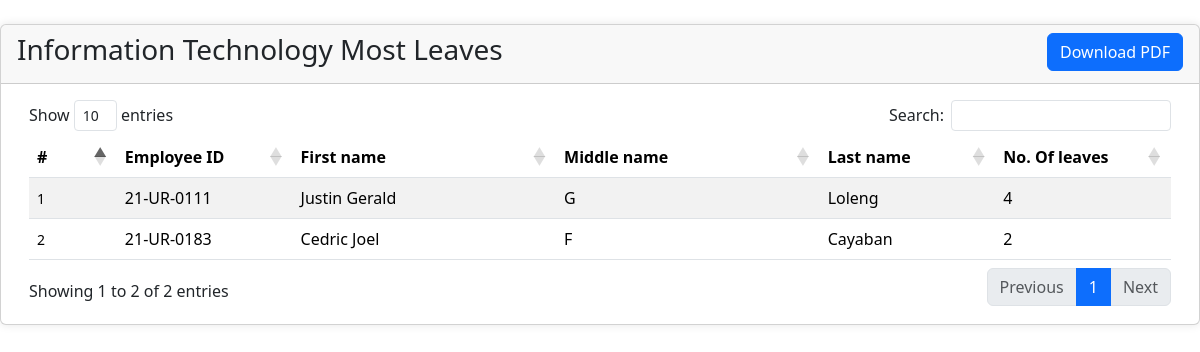
The page /superAdmin/most_leaves/infoTech.php on the database its author committed.
### tables this page shows
CREATE TABLE `employee_leave` (
  `leave_id` int(11) NOT NULL,
  `employee_id` varchar(20) NOT NULL,
  `leave_type` int(11) NOT NULL,
  `start_date` date NOT NULL,
  `end_date` date DEFAULT NULL,
  `status` varchar(50) NOT NULL,
  `reason` varchar(150) NOT NULL,
  `leave_form` text NOT NULL,
  `med_cert` text DEFAULT NULL,
  `days` float NOT NULL,
  `credit_cost` float NOT NULL,
  `reject_reason` varchar(255) NOT NULL
);

CREATE TABLE `employee` (
  `employee_id` varchar(20) NOT NULL,
  `username` varchar(50) NOT NULL,
  `password` varchar(50) NOT NULL,
  `acc_status` varchar(50) NOT NULL,
  `fname` varchar(25) NOT NULL,
  `mname` varchar(255) NOT NULL,
  `lname` varchar(20) NOT NULL,
  `sick_credits` float DEFAULT NULL,
  `vacation_credits` float DEFAULT NULL,
  `birthdate` date NOT NULL,
  `contact` bigint(11) NOT NULL,
  `date_hired` date DEFAULT NULL,
  `address` varchar(100) NOT NULL,
  `department` int(11) NOT NULL,
  `employee_type` int(11) NOT NULL,
  `working_status` int(11) DEFAULT NULL,
  `academic_rank` int(11) DEFAULT NULL,
  `designation` int(11) DEFAULT NULL
);

### superAdmin/most_leaves/infoTech.php (the view, shortened to what this page needs)
<?php
    require('../../config.php');
?>
<!DOCTYPE html>
<html lang="en">
<head>
    <link rel="stylesheet" href="../css/contents.css?ver=0001">
    <link href="https://cdn.jsdelivr.net/npm/bootstrap@5.3.3/dist/css/bootstrap.min.css" rel="stylesheet">
    <link rel="stylesheet" type="text/css" href="https://cdn.datatables.net/1.11.5/css/dataTables.bootstrap4.min.css">
</head>
<body>
<div class="card card-outline card-primary mt-4" id="load-content">
	<div class="card-header d-flex justify-content-between">
		<h3 class="card-title">Information Technology Most Leaves</h3>
        <div class="card-tools">
        <button class="btn btn-flat btn-primary" onclick="exportPDF()">Download PDF</button>
		</div>
	</div>
	<div class="card-body">
        <div class="container-fluid">
			<table id="tableData" class="table table-striped">
				<colgroup>
                    <col width="5%">
					<col width="10%">
					<col width="15%">
                    <col width="15%">
					<col width="10%">
					<col width="10%">
				</colgroup>
				<thead>
					<tr>
						<th>#</th>
						<th>Employee ID</th>
						<th>First name</th>
						<th>Middle name</th>
                        <th>Last name</th>
						<th>No. Of leaves</th>
					</tr>
				</thead>
				<tbody>
                        <?php
                            $counter = 0;
                            $reportSql = $con -> query("SELECT *, COUNT(employee_leave.leave_id) AS leave_count FROM
                            employee_leave
                            INNER JOIN employee ON employee_leave.employee_id=employee.employee_id
                            INNER JOIN leave_type ON employee_leave.leave_type = leave_type.type_id
                            WHERE employee.department = 6 AND employee_leave.status = 'Accepted'
                            GROUP BY employee.employee_id
                            ORDER BY leave_count DESC"
                            );
                            while($employee = $reportSql -> fetch_assoc()){
                            $counter++;
                        ?>
						<tr>
							<td>
                            <small><?=$counter?></small><br>
                            </td>
							<td><?=$employee['employee_id']?></td>
                            <td><?=$employee['fname']?></td>
                            <td><?=$employee['mname']?></td>
                            <td><?=$employee['lname']?></td>
							<td>
                                <?=$employee['leave_count']?>
							</td>
						</tr>
                        <?php
                            }
                        ?>
				</tbody>
			</table>
		</div>
	</div>
</div>
</body>
</html>

### css/contents.css (style rules this page uses)
.card { position: relative; display: flex; flex-direction: column; min-width: 0; word-wrap: break-word; background-color: #fff; background-clip: border-box; border: 1px solid rgba(0, 0, 0, 0.125); border-radius: 0.25rem; }
.card-body { flex: 1 1 auto; padding: 1rem 1rem; }
.card-title { margin-bottom: 0.5rem; }
.card-header { padding: 0.5rem 1rem; margin-bottom: 0; background-color: rgba(0, 0, 0, 0.03); border-bottom: 1px solid rgba(0, 0, 0, 0.125); }
.card-header:first-child { border-radius: calc(0.25rem - 1px) calc(0.25rem - 1px) 0 0; }
.card { border-radius: 15px; box-shadow: 0 0 10px rgba(0, 0, 0, 0.1); }
.card-header { border-bottom: none; }
.card-body { padding: 20px; }
.table { margin-bottom: 0; }
.card-header { display: flex; justify-content: space-between; }

### rows shown on the page
employee_leave: employee.employee_id "21-UR-0111", employee.fname "Justin Gerald", employee.mname "G", employee.lname "Loleng", leave_count "4"
employee_leave: employee.employee_id "21-UR-0183", employee.fname "Cedric Joel", employee.mname "F", employee.lname "Cayaban", leave_count "2"
